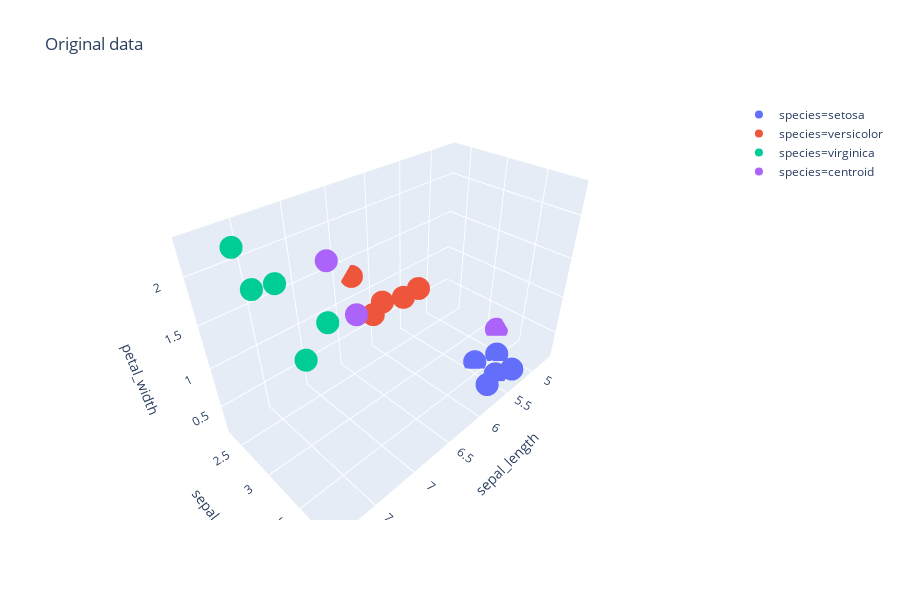

Notebook cell for this chart:
### Code cell
# print original data vs result cluster assignment

fig = px.scatter_3d(iris, x='sepal_length', y='sepal_width', z='petal_width', color='species', title='Original data')
fig.show()

### Figure 1 — Plotly figure (JSON) as saved in the notebook; plotly's stock layout.template omitted (floating-point values rounded to 4 significant figures)
{"data": [{"hoverlabel": {"namelength": 0}, "hovertemplate": "species=setosa<br>sepal_length=%{x}<br>sepal_width=%{y}<br>petal_width=%{z}", "legendgroup": "species=setosa", "marker": {"color": "#636efa", "symbol": "circle"}, "mode": "markers", "name": "species=setosa", "scene": "scene", "showlegend": true, "type": "scatter3d", "x": [5.1, 5.4, 5.4, 5.7, 5.4], "y": [3.5, 3.9, 3.7, 3.8, 3.4], "z": [0.2, 0.4, 0.2, 0.3, 0.2]}, {"hoverlabel": {"namelength": 0}, "hovertemplate": "species=versicolor<br>sepal_length=%{x}<br>sepal_width=%{y}<br>petal_width=%{z}", "legendgroup": "species=versicolor", "marker": {"color": "#EF553B", "symbol": "circle"}, "mode": "markers", "name": "species=versicolor", "scene": "scene", "showlegend": true, "type": "scatter3d", "x": [6.4, 6.3, 6.7, 6.4, 6.3], "y": [3.2, 3.3, 3.1, 2.9, 2.3], "z": [1.5, 1.6, 1.4, 1.3, 1.3]}, {"hoverlabel": {"namelength": 0}, "hovertemplate": "species=virginica<br>sepal_length=%{x}<br>sepal_width=%{y}<br>petal_width=%{z}", "legendgroup": "species=virginica", "marker": {"color": "#00cc96", "symbol": "circle"}, "mode": "markers", "name": "species=virginica", "scene": "scene", "showlegend": true, "type": "scatter3d", "x": [7.6, 7.7, 7.7, 7.7, 7.9], "y": [3, 3.8, 2.6, 2.8, 3.8], "z": [2.1, 2.2, 2.3, 2, 2]}, {"hoverlabel": {"namelength": 0}, "hovertemplate": "species=centroid<br>sepal_length=%{x}<br>sepal_width=%{y}<br>petal_width=%{z}", "legendgroup": "species=centroid", "marker": {"color": "#ab63fa", "symbol": "circle"}, "mode": "markers", "name": "species=centroid", "scene": "scene", "showlegend": true, "type": "scatter3d", "x": [4.7, 6.9, 7.1], "y": [3.2, 3.1, 3], "z": [0.2, 1.5, 2.1]}], "layout": {"height": 600, "legend": {"tracegroupgap": 0}, "scene": {"domain": {"x": [0, 1], "y": [0, 1]}, "xaxis": {"title": {"text": "sepal_length"}}, "yaxis": {"title": {"text": "sepal_width"}}, "zaxis": {"title": {"text": "petal_width"}}}, "title": {"text": "Original data"}}}
